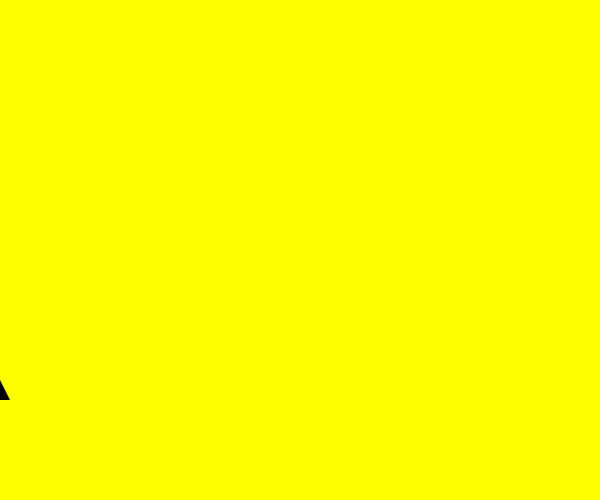
Frame 1 (no input)
Frame 60 (the mouse pressed at the canvas centre just before this capture): identical to frame 1, image omitted
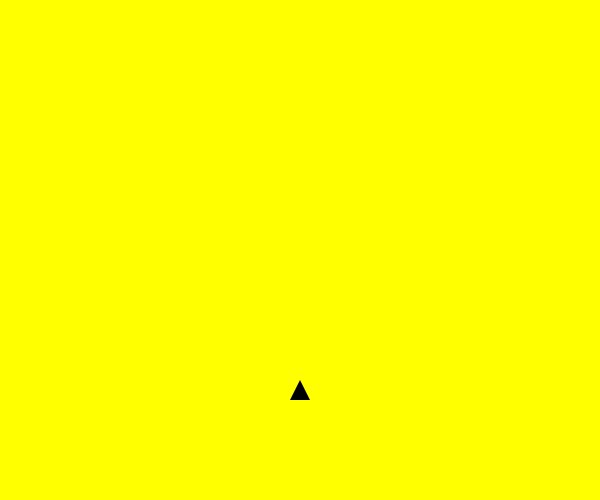
Frame 120 (the mouse held since frame 60 and released just before this capture)

The Processing sketch that drew these frames (run headless with seeded random() and noise(); from frame 60 on, the mouse is pressed at the canvas centre):

// Processing sketch: processing_56763
// ── processing_56763.pde

int x = 0;
int y = 0;
int balax = 400;
float balay = -10;
boolean atira = false;
float velo = 1;

void setup(){
  size(600,500);
  
}

void draw(){
  smooth();
  background(255,255,0);
  x=mouseX;
  fill(0);
  noStroke();
  triangle(x-10,400,x,380,x+10,400);

  stroke(0);
  strokeWeight(5);
  point(balax,balay);
  balay=balay-velo;
  velo=velo*1.3;
  if(balay < 0){
    atira=false;
  }
}

void mousePressed(){
  if(atira==false){
      atira = true;
      balay = 390;
      balax = x;
      velo=1;
  }
}
